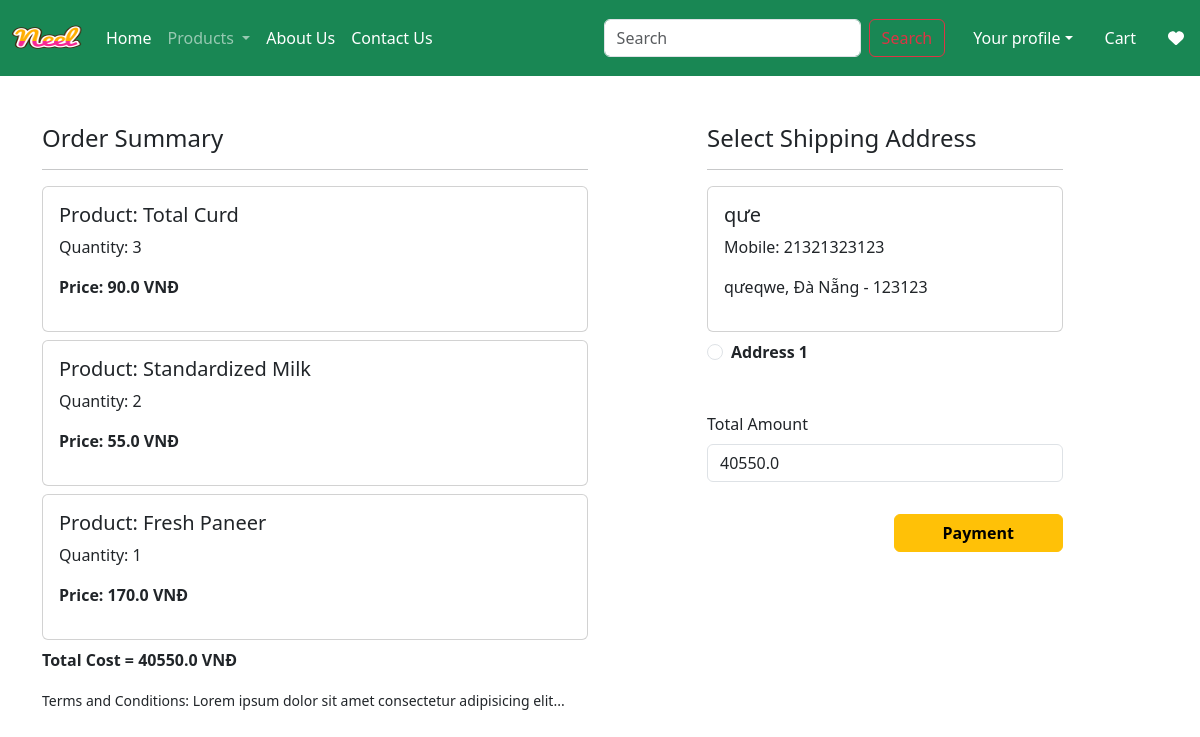
/checkout/ (signed in), run on an earlier commit of the app's database.
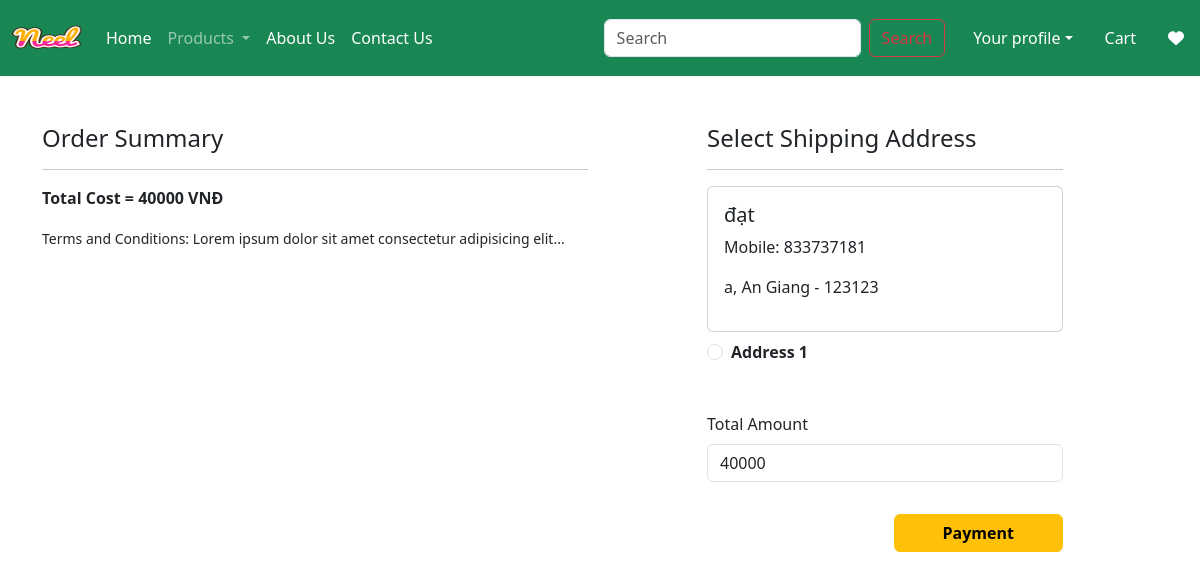
And on a later commit of the database.
### app/models.py (models this page shows, shortened)
class Cart(models.Model):
    user = models.ForeignKey(User, on_delete=models.CASCADE)
    product = models.ForeignKey(Product, on_delete=models.CASCADE)
    quantity = models.PositiveIntegerField(default=1)

class Product(models.Model):
  title = models.CharField(max_length=100)
  selling_price = models.FloatField()
  discounted_price = models.FloatField()
  description = models.TextField()
  composition = models.TextField(default="")
  prodapp = models.TextField(default="")
  category = models.CharField(choices=CATEGORY_CHOICES, max_length=2)
  product_image = models.ImageField(upload_to='product')

class Customer(models.Model):
    user = models.ForeignKey(User, on_delete=models.CASCADE)
    name = models.CharField(max_length=200)
    locality = models.CharField(max_length=200)
    city = models.CharField(max_length=50)
    mobile = models.IntegerField(default=0)
    zipcode = models.IntegerField()
    state = models.CharField(choices=STATE_CHOICES, max_length=100)

### app/views.py (the view, shortened to what this page needs)
# urls.py: path('checkout/', views.checkout.as_view(), name = 'checkout'),
@method_decorator(login_required, name='dispatch')
class checkout(View):
    def get(self, request):
        user = request.user
        add = Customer.objects.filter(user=user)
        cart_items = Cart.objects.filter(user=user)
        famount = sum(item.quantity * item.product.discounted_price for item in cart_items)
        totalamount = famount + 40000 # Assuming a fixed shipping fee of 40
        return render(request, 'app/checkout.html', locals())

### app/templates/app/checkout.html (shortened to what this page needs)
{% extends 'app/base.html' %}
{% load static %}
{% block main-content %}
<div class="container">
    <div class="row mt-5">
        <div class="col-sm-6">
            <h4>Order Summary</h4>
            <hr>
            {% for item in cart_items %}
                <div class="card mb-2">
                    <div class="card-body">
                        <h5>Product: {{ item.product.title }}</h5>
                        <p>Quantity: {{ item.quantity }}</p>
                        <p class="fw-bold">Price: {{ item.product.discounted_price }} VNĐ</p>
                    </div>
                </div>
            {% endfor %}
            <p class="fw-bold">Total Cost = {{ totalamount }} VNĐ</p>
            <small>Terms and Conditions: Lorem ipsum dolor sit amet consectetur adipisicing elit...</small>
        </div>
        <div class="col-sm-4 offset-sm-1">
            <h4>Select Shipping Address</h4>
            <hr>
            <form method="post" id="myform">
                {% for ad in add %}
                <div class="card">
                    <div class="card-body">
                        <h5>{{ ad.name }}</h5>
                        <p>Mobile: {{ ad.mobile }}</p>
                        <p>{{ ad.locality }}, {{ ad.state }} - {{ ad.zipcode }}</p>
                    </div>
                </div>
                <div class="form-check mt-2 mb-5">
                    <input class="form-check-input" type="radio" name="custid" id="custadd{{ forloop.counter }}" value="{{ ad.id }}" required>
                    <label class="form-check-label fw-bold" for="custadd{{ forloop.counter }}">
                        Address {{ forloop.counter }}
                    </label>
                </div>
                {% endfor %}
                <div class="form-group mb-3">
                    <label for="totamount" class="form-label">Total Amount</label>
                    <input type="number" class="form-control" name="totamount" value="{{ totalamount }}" readonly>
                </div>
                <div class="text-end">
                    <button type="submit" class="btn btn-warning mt-3 px-5 fw-bold">Payment</button>
                </div>
            </form>
        </div>
    </div>
</div>
{% endblock main-content %}

What changed in the data, as far as the page shows it:
removed Cart: product "Total Curd", quantity "3", product.discounted_price "90.0"
removed Cart: product "Standardized Milk", quantity "2", product.discounted_price "55.0"
removed Cart: product "Fresh Paneer", quantity "1", product.discounted_price "170.0"
removed Customer: name "qưe", mobile "21321323123", locality "qưeqwe", state "Đà Nẵng", zipcode "123123"
added Customer: name "đạt", mobile "833737181", locality "a", state "An Giang", zipcode "123123"
Also different on the page:
{{ totalamount }}: "40550.0" → "40000"
form field totamount: "40550.0" → "40000"
